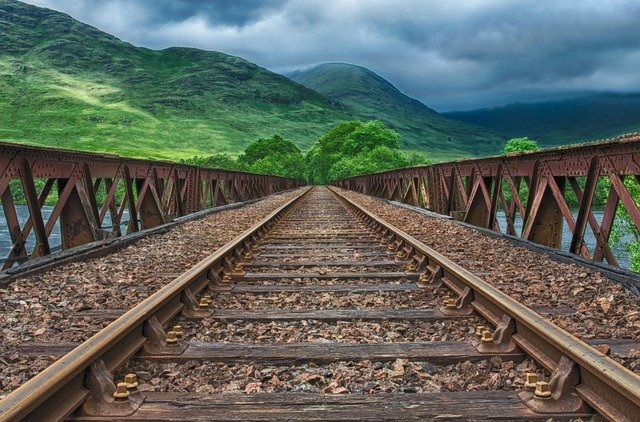
#> input picture computer-vision/image-management/railway.jpg, 640 x 422 px
$ jupyter execute basics_1.ipynb
#> lines starting #> are read from the running program, lines starting #| are printed output that depends on the picture; after the words box and inside, x2 and y2 are one past the last pixel; in counts of white or black regions, pixels touching at a corner belong together; long printed decimals are rounded
## 1st use with skimage

[cell 1]
import matplotlib.pyplot as plt
from skimage.io import imread, imshow
from skimage import exposure
import matplotlib.pyplot as plt
from skimage.color import rgb2gray
import numpy as np

## Display original image

[cell 2]
image1 = imread('railway.jpg') #, as_gray=True)
#> image1 is the input picture: shape (422, 640, 3); mean R, G, B 94, 101.7, 93.1
#image1_Gray = rgb2gray(image1)
image1_Gray = imread('railway.jpg', as_gray=True)
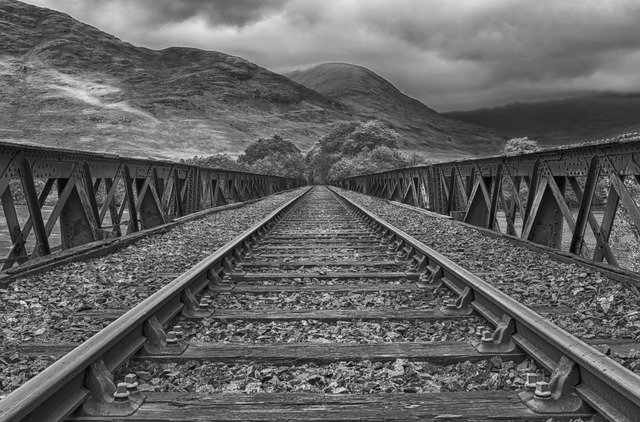
#> image1_Gray: shape (422, 640) float64; min 0, max 0.975, mean 0.39

[cell 3]
imshow(image1)

### Convert image in Black and white only

[cell 4]
im = np.where(image1_Gray>128/256, 0, 1)
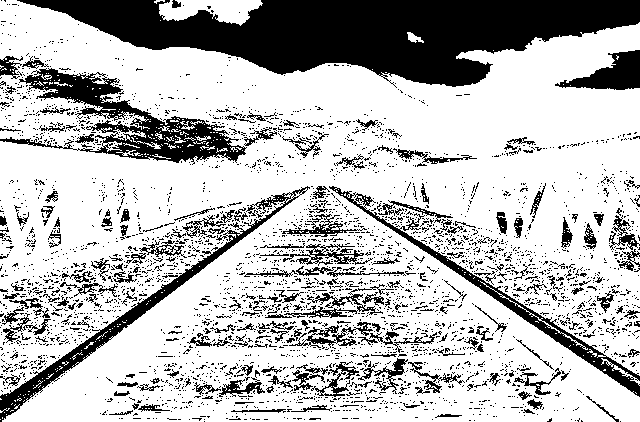
#> im: shape (422, 640) int64; values 0 (black) and 1 (white), 73% white; 3464 black regions (3241 under 20 px), largest, box (x1, y1, x2, y2) and area: (17, 0, 640, 88) 29538, (0, 68, 247, 165) 6640, (0, 186, 310, 422) 4120
imshow(im, cmap=plt.get_cmap('gray'))

[cell 5]
im

[cell 6]
image1_Gray.shape
#> Out = (422, 640)

### Grayscale image

[cell 7]
image1_Gray

[cell 8]
imshow(image1_Gray)

[cell 9]
def histGrayScale(img):
    _, axes = plt.subplots(ncols=2, figsize=(12, 3))
    ax = axes.ravel()
    ax[0].imshow(img)
    ax[0].set_title('Image')
    hist = exposure.histogram(img)
    ax[1].plot(hist[0])
histGrayScale(image1_Gray)
#> figure, not shown here; panel 2: curve peaks at x = 55, y = 2206

For a better rendering you need to use the good colormap (https://predictablynoisy.com/matplotlib/api/_as_gen/matplotlib.pyplot.get_cmap.html)

[cell 10]
def histGrayScale(img):
    _, axes = plt.subplots(ncols=2, figsize=(12, 3))
    ax = axes.ravel()
    ax[0].imshow(img, cmap=plt.get_cmap('gray'))
    ax[0].set_title('Image')
    hist = exposure.histogram(img)
    ax[1].plot(hist[0])
histGrayScale(image1_Gray)
#> figure, not shown here; panel 2: curve peaks at x = 55, y = 2206

[cell 11]
image1_Gray.ndim
#> Out = 2

### Display histogram for image 1 (colored)

[cell 12]
def histColor(img):
    _, axes = plt.subplots(ncols=2, figsize=(12, 3))
    axes[0].imshow(img)
    axes[0].set_title('Image')
    axes[1].set_title('Histogram')
    axes[1].plot(exposure.histogram(img[...,0])[0], color='red')
    axes[1].plot(exposure.histogram(img[...,1])[0], color='green')
    axes[1].plot(exposure.histogram(img[...,2])[0], color='blue')
histColor(image1)
#> figure, not shown here; panel 2: curve peaks at x = 64, y = 2450; panel 2: curve peaks at x = 60, y = 2199; panel 2: curve peaks at x = 80, y = 2612

# Function to display image and histogram together

[cell 13]
def imageHist(image):
    _, axis = plt.subplots(ncols=2, figsize=(12, 3))
    if (image.ndim == 2):
        # Grascale Image
        axis[0].imshow(image, cmap=plt.get_cmap('gray'))
        axis[1].set_title('Histogram')
        axis[0].set_title('Grayscale Image')
        hist = exposure.histogram(image)
        axis[1].plot(hist[0])
    else:
        # Color image
        axis[0].imshow(image, cmap='gray')
        axis[1].set_title('Histogram')
        axis[0].set_title('Colored Image')
        axis[1].plot(exposure.histogram(image[...,0])[0], color='red')
        axis[1].plot(exposure.histogram(image[...,1])[0], color='green')
        axis[1].plot(exposure.histogram(image[...,2])[0], color='blue')

[cell 14]
imageHist(image1)
#> figure, not shown here; panel 2: curve peaks at x = 64, y = 2450; panel 2: curve peaks at x = 60, y = 2199; panel 2: curve peaks at x = 80, y = 2612

### Thresold at 250 ... (we set the pixel to 1 if they > 250

[cell 15]
im = np.where(image1_Gray>250/256, 1, image1_Gray)
imshow(im)

[cell 16]
imageHist(im)
#> figure, not shown here; panel 2: curve peaks at x = 55, y = 2206

### Thresold at 120 ... (we set the pixel to 1 if they > 250

[cell 17]
im = np.where(image1_Gray>=120/256, 1, image1_Gray)
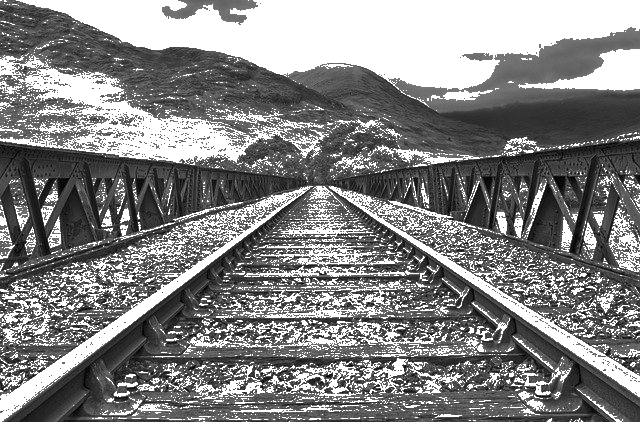
#> im: shape (422, 640) float64; min 0, max 1, mean 0.521
imshow(im)

[cell 18]
imageHist(im)
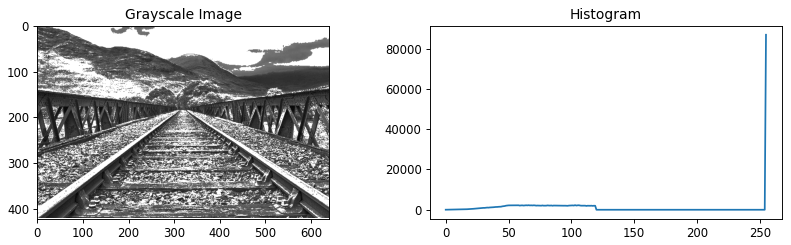
#> figure drawn by matplotlib, 2 panels; panel 2: curve peaks at x = 255, y = 86955

## Threshold based on mean

[cell 19]
from skimage.filters import threshold_mean

[cell 20]
thresh = threshold_mean(image1)
#> thresh = 96.28
# return Upper threshold value. All pixels with an intensity higher than this value are assumed to be foreground.
print(thresh)
#| 96.282

[cell 21]
def thresholdMeanDisplay(image):
    thresh = threshold_mean(image)
#> thresh = 0.39
    binary = image > thresh
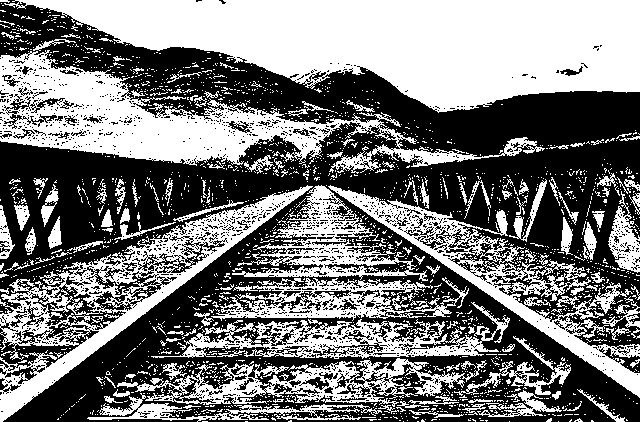
#> binary: shape (422, 640) bool; 47.6% white; 2073 white regions (1921 under 20 px), largest, box (x1, y1, x2, y2) and area: (4, 0, 640, 113) 43139, (0, 50, 545, 174) 19494, (0, 185, 313, 422) 13475
    fig, axes = plt.subplots(ncols=2, figsize=(8, 3))
    ax = axes.ravel()
    ax[0].imshow(image, cmap=plt.cm.gray)
    ax[0].set_title('Original')
    ax[1].imshow(binary, cmap=plt.cm.gray)
    ax[1].set_title('Mean thresolded')

thresholdMeanDisplay(image1_Gray)

## Otsu Threshold

from skimage.filters import threshold_otsu, threshold_localCompute a threshold mask image based on local pixel neighborhood.

[cell 22]
from skimage.filters import threshold_otsu

[cell 23]
def thresholdOtsuDisplay(image):
    thresh = threshold_otsu(image)
#> thresh = 0.405
    binary = image > thresh
#> binary: shape (422, 640) bool; 44.4% white; 2327 white regions (2149 under 20 px), largest, box (x1, y1, x2, y2) and area: (4, 0, 640, 112) 41555, (0, 50, 416, 165) 16381, (0, 185, 313, 422) 12402
    fig, axes = plt.subplots(ncols=2, figsize=(8, 3))
    ax = axes.ravel()
    ax[0].imshow(image, cmap=plt.cm.gray)
    ax[0].set_title('Original')
    ax[1].imshow(binary, cmap=plt.cm.gray)
    ax[1].set_title('Mean thresolded')

thresholdOtsuDisplay(image1_Gray)

## Histograms

[cell 24]
G = imread('G.jpg')
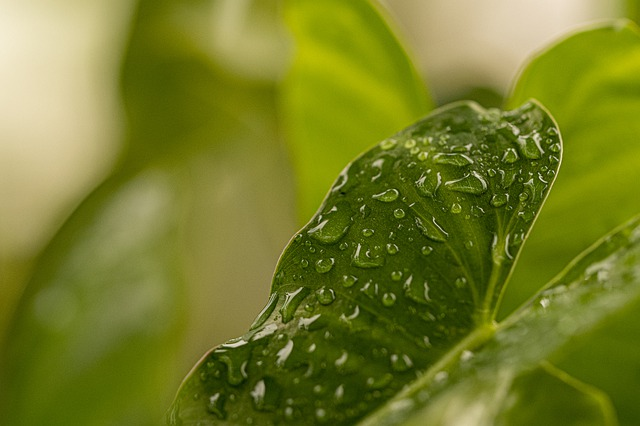
#> input picture computer-vision/image-management/G.jpg, 640 x 426 px
#> G is the input picture: shape (426, 640, 3); mean R, G, B 117.8, 125.5, 39.6
B = imread('B.jpg')
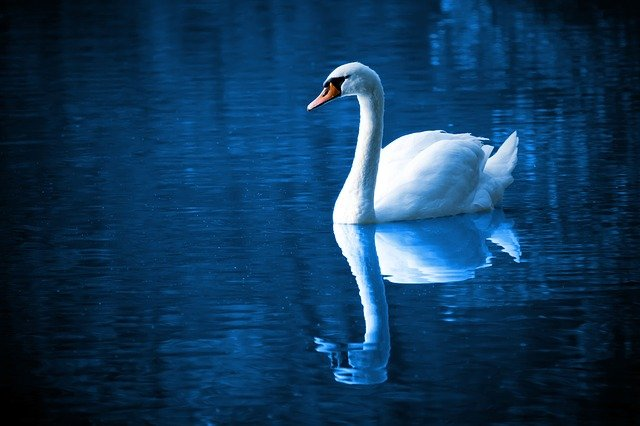
#> input picture computer-vision/image-management/B.jpg, 640 x 426 px
#> B is the input picture: shape (426, 640, 3); mean R, G, B 16.2, 56.5, 91.7
R = imread('R.jpg')
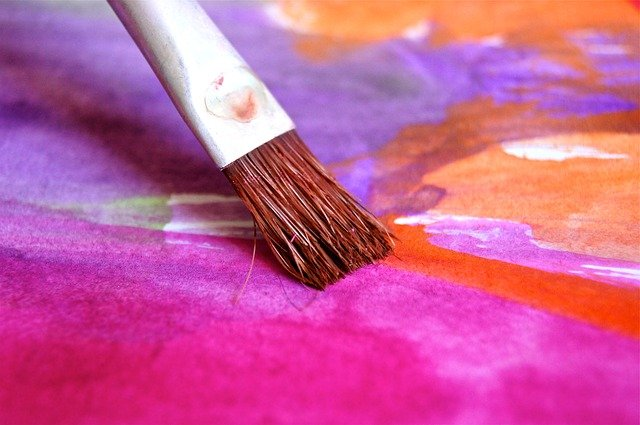
#> input picture computer-vision/image-management/R.jpg, 640 x 425 px
#> R is the input picture: shape (425, 640, 3); mean R, G, B 202.1, 92.5, 151.5

[cell 25]
histColor(G)
#> figure, not shown here; panel 2: curve peaks at x = 139, y = 3106; panel 2: curve peaks at x = 123, y = 3578; panel 2: curve peaks at x = 0, y = 51923

[cell 26]
histColor(B)
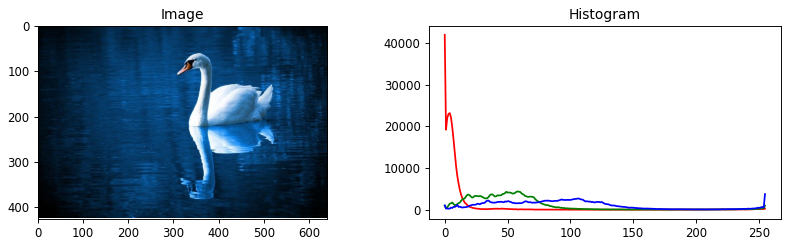
#> figure drawn by matplotlib, 2 panels; panel 2: curve peaks at x = 0, y = 41903; panel 2: curve peaks at x = 58, y = 4434; panel 2: curve peaks at x = 255, y = 3795

[cell 27]
histColor(R)
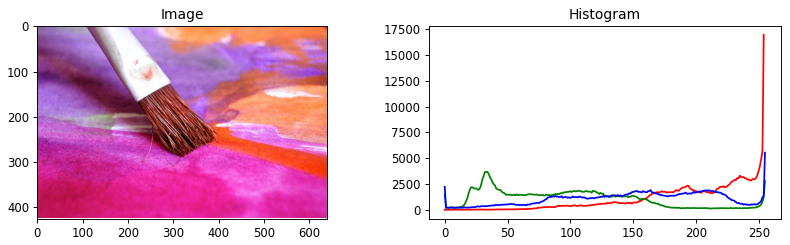
#> figure drawn by matplotlib, 2 panels; panel 2: curve peaks at x = 254, y = 16957; panel 2: curve peaks at x = 34, y = 3679; panel 2: curve peaks at x = 255, y = 5532
